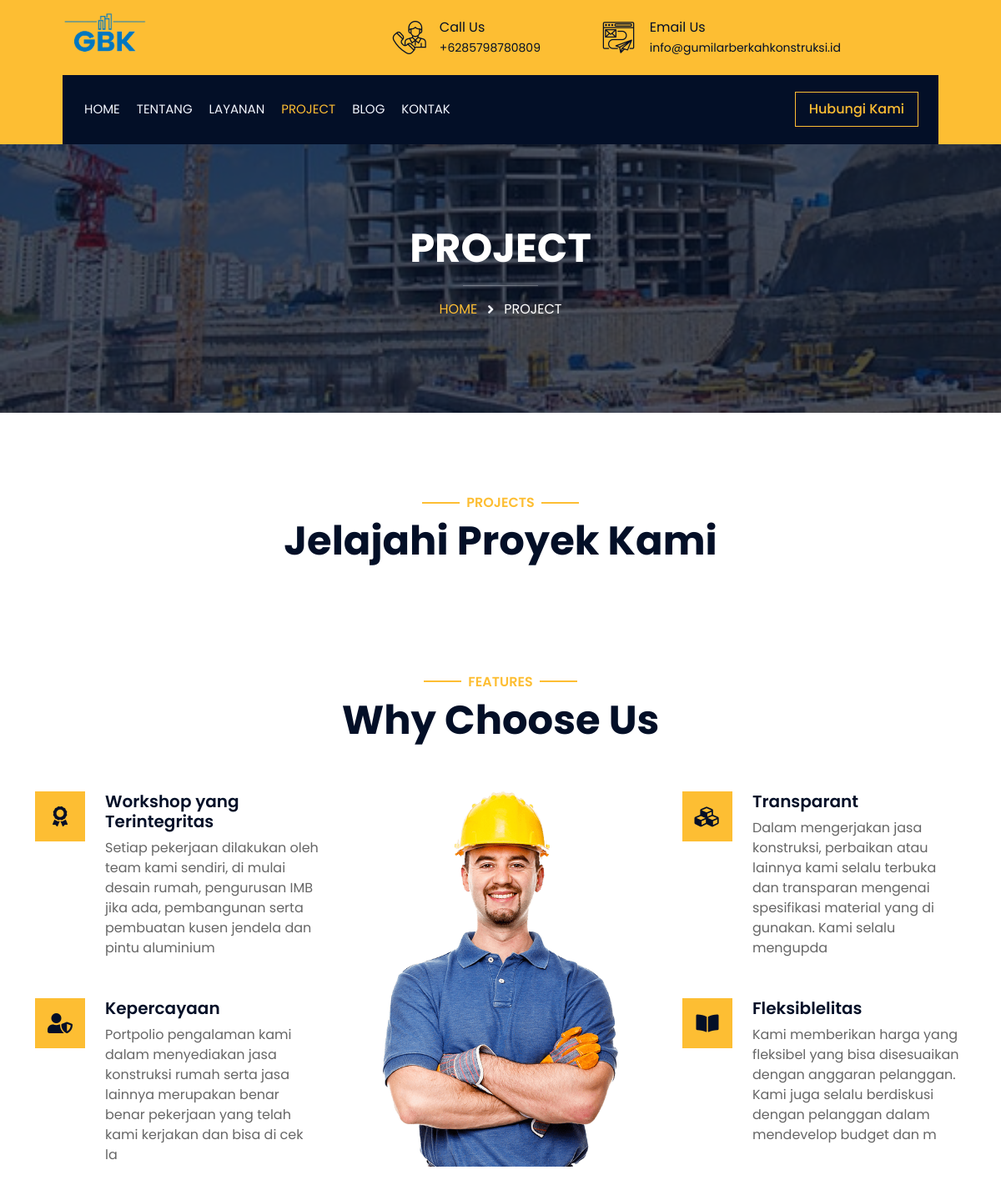
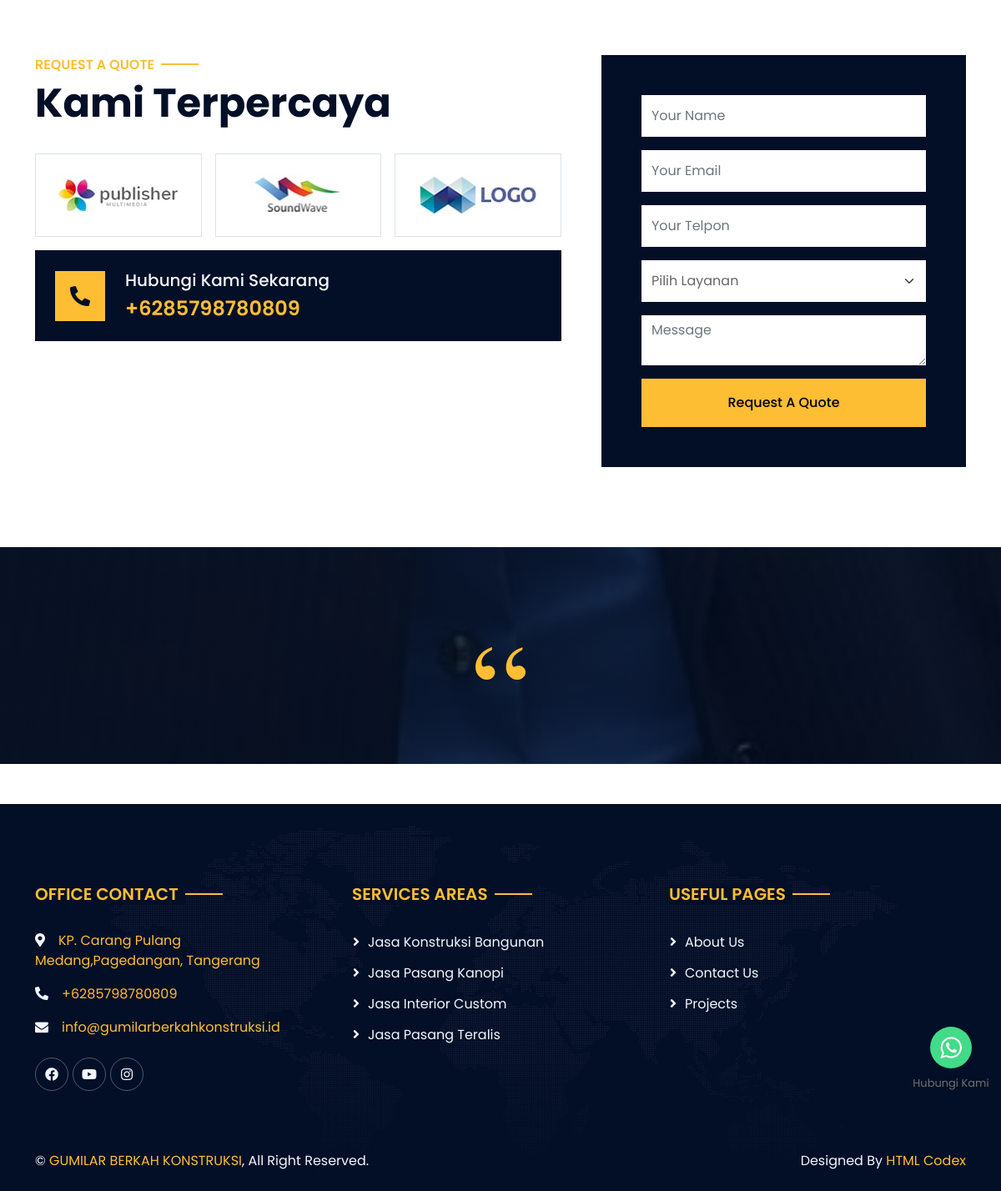
Screenshot of /index.php/project with the database file from the repository (2 pictures, top to bottom).
### tables this page shows
CREATE TABLE `whatsap_navigasi` (
  `id` int NOT NULL,
  `no` varchar(20) NOT NULL,
  `link` varchar(225) NOT NULL,
  `text_title` varchar(50) NOT NULL,
  `pesan` text NOT NULL
);

CREATE TABLE `set_app` (
  `id` int NOT NULL,
  `nama_web` varchar(100) NOT NULL,
  `tentang` text NOT NULL,
  `notlp` varchar(20) NOT NULL,
  `email` varchar(50) NOT NULL,
  `lokasi` varchar(255) NOT NULL,
  `title` varchar(100) NOT NULL,
  `map` text NOT NULL,
  `alamat` text NOT NULL,
  `logo` varchar(100) NOT NULL,
  `favicon` varchar(100) NOT NULL,
  `site` varchar(50) NOT NULL,
  `keyword` text NOT NULL,
  `kota` varchar(100) NOT NULL,
  `provinsi` varchar(100) NOT NULL,
  `pos` int NOT NULL
);

CREATE TABLE `pages_seo` (
  `id` int NOT NULL,
  `pages` varchar(50) NOT NULL,
  `title_seo` varchar(160) NOT NULL,
  `deskripsi_seo` varchar(190) NOT NULL,
  `keyword_seo` varchar(225) NOT NULL,
  `images` varchar(190) NOT NULL
);

CREATE TABLE `s_chose_us` (
  `id` int NOT NULL,
  `title` varchar(100) NOT NULL,
  `deskripsi` varchar(160) NOT NULL,
  `icon` varchar(100) NOT NULL,
  `position` varchar(50) NOT NULL
);

CREATE TABLE `quote` (
  `id` int NOT NULL,
  `title` varchar(100) NOT NULL,
  `file` varchar(190) NOT NULL
);

CREATE TABLE `s_service` (
  `id` int NOT NULL,
  `title` varchar(160) NOT NULL,
  `body` longtext NOT NULL,
  `images` varchar(225) NOT NULL,
  `slug` varchar(225) NOT NULL,
  `seo_title` varchar(160) NOT NULL,
  `seo_deskripsi` varchar(190) NOT NULL,
  `seo_keyword` varchar(225) NOT NULL,
  `file` varchar(100) NOT NULL
);

### application/views/web/section/whychose.php (the view, shortened to what the rows shown need)
<div class="container-fluid py-5">
    <div class="container">
        <div class="section-header text-center pb-5 wow fadeIn" data-wow-delay="0.1s">
            <h1 class="display-5">Why Choose Us</h1>
        </div>
        <div class="row g-5">
            <div class="col-lg-4">
                <div class="row g-5">
                    <?php foreach ($whychose_r as $why): ?>
                        <div class="col-12 wow fadeIn" data-wow-delay="0.2s">
                            <div class="d-flex">
                                <div class="bg-primary rounded d-flex align-items-center justify-content-center flex-shrink-0 me-4" style="width: 60px; height: 60px;">
                                    <i class="<?= $why->icon ?> fs-4 text-dark"></i>
                                </div>
                                <div>
                                    <h5 class="fw-semi-bold"><?= $why->title ?></h5>
                                    <p class="mb-0"><?= $why->deskripsi ?></p>
                                </div>
                            </div>
                        </div>
                    <?php endforeach ?>
                </div>
            </div>
            <div class="col-lg-4">
                <div class="row g-5">
                    <?php foreach ($whychose_l as $whyl): ?>
                        <div class="col-12 wow fadeIn" data-wow-delay="0.3s">
                            <div class="d-flex">
                                <div class="bg-primary rounded d-flex align-items-center justify-content-center flex-shrink-0 me-4" style="width: 60px; height: 60px;">
                                    <i class="<?= $whyl->icon ?> fs-4 text-dark"></i>
                                </div>
                                <div>
                                    <h5 class="fw-semi-bold"><?= $whyl->title ?></h5>
                                    <p class="mb-0"><?= $whyl->deskripsi ?></p>
                                </div>
                            </div>
                        </div>
                    <?php endforeach ?>
                </div>
            </div>
        </div>
    </div>
</div>

### application/views/component/web/navbar.php (shortened to what the rows shown need)
<link rel="stylesheet" href="https://maxcdn.bootstrapcdn.com/font-awesome/4.5.0/css/font-awesome.min.css">
<div class="floating_btn">
    <a target="_blank" href="<?= base_url('whatsapp/navigasi') ?>" target="_blank">
        <div class="contact_icon">
        </div>
    </a>
    <p class="text_icon"><?= whatsappNav('title') ?></p>
</div>
<div class="wrapper">
    <div class="container-fluid bg-primary">
        <div class="row align-items-center top-bar">
            <div class="col-lg-4 col-md-12 text-center text-lg-start">
                <a href="#" class="navbar-brand m-0 p-0">
                    <img class="display-6 me-3" style="height:100px;" src="<?= base_url('assets/upload/img/') . AppIdentitas('logo') ?>" alt="Logo">
                </a>
            </div>
            <div class="col-lg-8 col-md-7 d-none d-lg-block">
                <div class="row">
                    <div class="col-4">
                        <div class="d-flex align-items-center justify-content-end text-dark">
                            <div class="ps-3">
                                <p class="mb-0">Call Us</p>
                                <small>+<?= AppIdentitas('tlp') ?></small>
                            </div>
                        </div>
                    </div>
                    <div class="col-6">
                        <div class="d-flex align-items-center justify-content-end text-dark">
                            <div class="ps-3">
                                <p class="mb-0">Email Us</p>
                                <small><?= AppIdentitas('email') ?></small>
                            </div>
                        </div>
                    </div>
                </div>
            </div>
        </div>
    </div>
    <div class="container-fluid nav-bar bg-primary">
        <nav class="navbar navbar-expand-lg navbar-dark bg-dark p-3 py-lg-0">
        </nav>
    </div>

### application/views/web/section/breadcrumb.php (shortened to what the rows shown need)
<div class="container-fluid page-header mb-5 p-0" style="background-image: url(<?= base_url('assets/upload/img/') ?>/<?= $breadcrumb['images'] ?>);">
    <div class="container-fluid page-header-inner py-5">
        <div class="container text-center py-5">
            <h1 class="display-5 text-white mb-0"><?= $breadcrumb['title'] ?></h1>
            <hr class="bg-white mx-auto" style="width: 90px;">
            <nav aria-label="breadcrumb">
                <ol class="breadcrumb justify-content-center text-uppercase" itemscope itemtype="https://schema.org/BreadcrumbList">
                    <li class="breadcrumb-item" itemprop="itemListElement" itemscope
                        itemtype="https://schema.org/ListItem">
                        <a href="<?= base_url() ?>" itemprop="item"> <span itemprop="name">Home</span></a>
                    </li>
                    <li class="breadcrumb-item text-white active" aria-current="page" itemprop="itemListElement" itemscope
                        itemtype="https://schema.org/ListItem">
                        <?= $breadcrumb['title'] ?></span>
                    </li>
                </ol>
            </nav>
        </div>
    </div>
</div>

### application/views/web/section/quote.php (shortened to what the rows shown need)
<link rel="stylesheet" type="text/css" href="https://cdnjs.cloudflare.com/ajax/libs/toastr.js/latest/css/toastr.min.css">
<div class="container-fluid py-5">
    <div class="container">
        <div class="row g-5">
            <div class="col-lg-7">
                <div class="section-header text-start pb-4 wow fadeIn" data-wow-delay="0.1s">
                    <h1 class="display-5">Kami Terpercaya</h1>
                </div>
                <div class="row g-3">
                    <?php foreach ($vendor as $ven): ?>
                        <div class="col-6 col-md-4 wow fadeIn" data-wow-delay="0.2s">
                            <div class="border p-4">
                                <img class="img-fluid" src="<?= base_url('assets/upload/img/') . $ven->file ?>" alt="<?= $ven->title ?>">
                            </div>
                        </div>
                    <?php endforeach ?>
                </div>
                <div class="bg-dark d-flex align-items-center p-4 mt-3 wow fadeIn" data-wow-delay="0.8s">
                    <div class="ps-4">
                        <a href="tel:+<?= AppIdentitas('tlp') ?>" target=" _blank" rel="noopener noreferrer">
                            <h4 class="text-primary mb-0">+<?= AppIdentitas('tlp') ?></h4>
                        </a>
                    </div>
                </div>
            </div>
        </div>
    </div>
</div>

### application/views/component/web/footer.php (shortened to what the rows shown need)
<?php $this->db->limit(5);
$query = $this->db->get('s_service')->result();
?>
<div class="container-fluid bg-dark text-light footer pt-5 mt-5 wow fadeIn" data-wow-delay="0.1s">
    <div class="container py-5">
        <div class="row gy-5">
            <div class="col-md-6 col-lg-4">
                <p><i class="fas fa-map-marker-alt me-3"></i><a href="<?= AppIdentitas('lokasi') ?>"><?= AppIdentitas('alamat') ?></a></p>
                <p><i class="fas fa-phone-alt me-3"></i><a href="tel:">+<?= AppIdentitas('tlp') ?></a></p>
                <p><i class="fa fa-envelope me-3"></i><a href="mailto:<?= AppIdentitas('email') ?>" class="__cf_email__"><?= AppIdentitas('email') ?></a></p>
            </div>
            <div class="col-md-6 col-lg-4">
                <div class="section-header text-start pb-4">
                    <h6 class="h5 bg-dark px-2 fw-semi-bold text-uppercase text-primary">Services Areas</h6>
                </div>
                <?php foreach ($query as $q): ?>
                    <a class="btn btn-link" href="<?= base_url('jasa/') . $q->slug ?>"><?= $q->title ?></a>
                <?php endforeach ?>
            </div>
        </div>
    </div>
    <div class="container py-4">
        <div class="row">
            <div class="col-md-6 text-center text-md-start">
                <p class="m-md-0">&copy; <a href="#"><?= AppIdentitas('nama_web') ?></a>, All Right Reserved.</p>
            </div>
        </div>
    </div>
</div>
</div>

### rows the page displays
whatsap_navigasi: text_title "Hubungi Kami"
set_app: logo (picture), notlp "6285798780809", email "info@gumilarberkahkonstruksi.id", alamat "KP. Carang Pulang Medang,Pagedangan, Tangerang", nama_web "GUMILAR BERKAH KONSTRUKSI"
pages_seo: images (picture), pages "PROJECT"
s_chose_us: title "Workshop yang Terintegritas", deskripsi "Setiap pekerjaan dilakukan oleh team kami sendiri, di mulai desain rumah, pengurusan IMB jika ada, pembangunan serta pembuatan kusen jendela dan pintu aluminium"
s_chose_us: title "Kepercayaan", deskripsi "Portpolio pengalaman kami dalam menyediakan jasa konstruksi rumah serta jasa lainnya merupakan benar benar pekerjaan yang telah kami kerjakan dan bisa di cek la"
s_chose_us: title "Transparant", deskripsi "Dalam mengerjakan jasa konstruksi, perbaikan atau lainnya kami selalu terbuka dan transparan mengenai spesifikasi material yang di gunakan. Kami selalu mengupda"
s_chose_us: title "Fleksiblelitas", deskripsi "Kami memberikan harga yang fleksibel yang bisa disesuaikan dengan anggaran pelanggan. Kami juga selalu berdiskusi dengan pelanggan dalam mendevelop budget dan m"
quote: file+title (picture)
quote: file+title (picture)
quote: file+title (picture)
s_service: title "Jasa Konstruksi Bangunan"
s_service: title "Jasa Pasang Kanopi"
s_service: title "Jasa Interior Custom"
s_service: title "Jasa Pasang Teralis"
